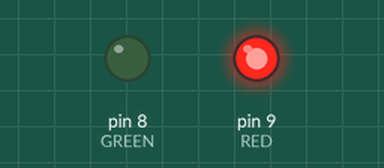
Simulated run of this sketch. Board: Arduino Uno, built with avr-gcc and run on an emulated ATmega328P. Parts: output pins drawn as LEDs (lit = HIGH).

Above: at 0.5 s.
At 1.5 s:
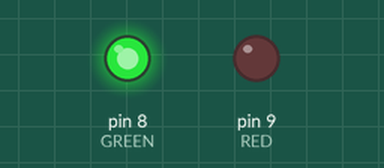
At 5.5 s:
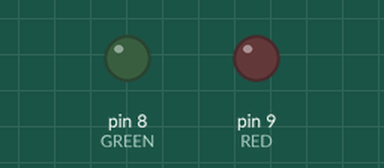
Timing chart, 0 to 6.9 s (numbered marks = the images above):
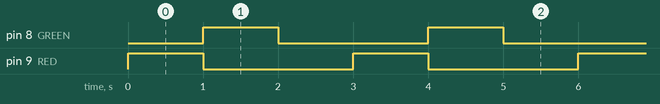

The sketch:

RGB_Module.ino
```cpp
#define RED 9
#define GREEN 8

void setup() {
  pinMode(RED, OUTPUT);
  pinMode(GREEN, OUTPUT);
}

void loop() {
  // RGB Red
  digitalWrite(RED, 255);

  delay(1000);

  // RGB Off
  digitalWrite(RED, 0);

  // RGB Green
  digitalWrite(GREEN, 255);

  delay(1000);

  // RGB Off
  digitalWrite(GREEN, 0);

  delay(1000);
}
```

Measured:
- by itself, pin 8 (GREEN), pin 9 (RED): alternates HIGH for 1.0 s and LOW for 2.0 s
- by itself, everything shown: repeats every 3.0 s, in 3 steps
